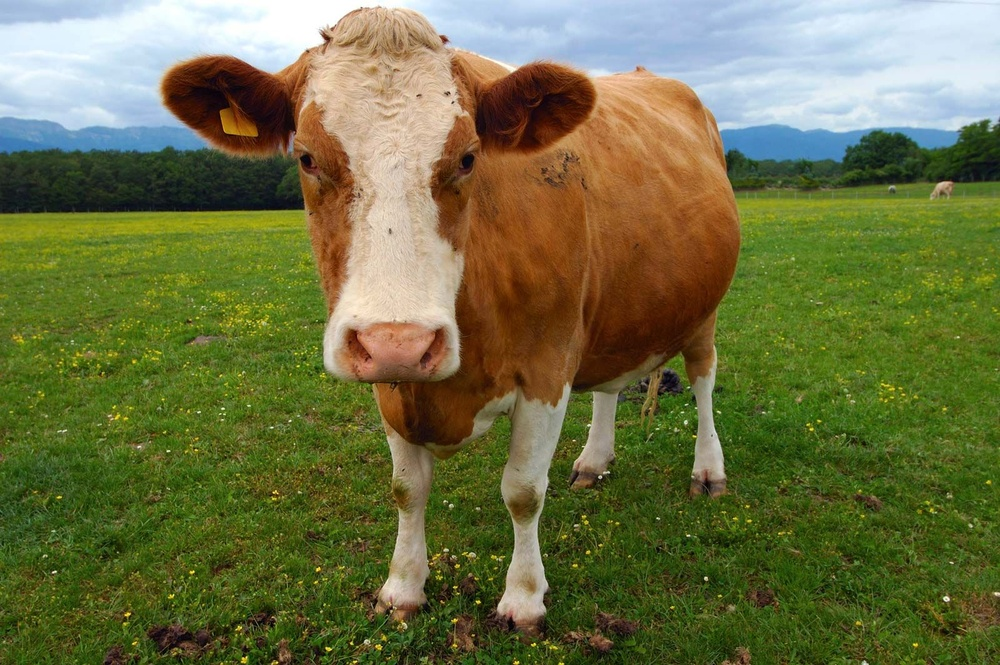
#> input picture lab_3/cow_images/000001.jpg, 1000 x 665 px, shrunk from 1600 x 1064 before the run
$ python main.py cow_images/000001.jpg out.png
#> lines starting #> are read from the running program, lines starting #| are printed output that depends on the picture
### lab_3/image.py
from __future__ import annotations
import os
from typing import Tuple
import cv2
import numpy as np
from numpy.typing import NDArray


def load_image(path: str) -> NDArray[np.uint8]:
    """Загружает изображение и возвращает его в формате RGB.

    Args:
        path (str): Путь к файлу изображения.

    Returns:
        NDArray[np.uint8]: Изображение в формате RGB (H×W×3).
    """
#> called with path = 'cow_images/000001.jpg'
    if not os.path.exists(path):
        raise FileNotFoundError

    img_bgr = cv2.imread(path, cv2.IMREAD_COLOR)
#> img_bgr is the input picture: shape (665, 1000, 3); mean B, G, R 67.5, 112.4, 108.8
    if img_bgr is None:
        raise ValueError

    return cv2.cvtColor(img_bgr, cv2.COLOR_BGR2RGB)
#| Загружено изображение: 1000×665 пикселей


def save_image(image_rgb: NDArray[np.uint8], path: str) -> None:
    """Сохраняет изображение в формате, понятном OpenCV (BGR).

    Args:
        image_rgb (NDArray[np.uint8]): Изображение в формате RGB.
        path (str): Путь, куда сохранить файл (с расширением).
    """
    image_bgr = cv2.cvtColor(image_rgb, cv2.COLOR_RGB2BGR)
    success = cv2.imwrite(path, image_bgr)
    if not success:
        raise OSError

### lab_3/processing.py
from __future__ import annotations
from typing import Literal
import numpy as np
from numpy.typing import NDArray

GradientDirection = Literal["horizontal", "vertical"]

def apply_gradient_lightening(
    image: NDArray[np.uint8],
    direction: GradientDirection = "horizontal",
    intensity: float = 1.0,
) -> NDArray[np.uint8]:
    """Применяет градиентное осветление к изображению.

    Осветление происходит линейно от 0 до 100×intensity единиц яркости
    в выбранном направлении.

    Args:
        image (NDArray[np.uint8]): Исходное изображение в формате RGB (H×W×3).
        direction (GradientDirection): Направление градиента.
            "horizontal" – слева направо,
            "vertical"   – сверху вниз.
        intensity (float): Коэффициент силы эффекта.
            1.0 – стандартное осветление до +100,
            0.0 – без изменений.

    Returns:
        NDArray[np.uint8]: Обработанное изображение (новый массив).
    """
#> called with direction = 'horizontal', intensity = 1
    result = image.astype(np.float32)
    height, width = image.shape[:2]
#> height = 665; width = 1000

    if direction == "horizontal":
        gradient = np.linspace(0, 1, width, dtype=np.float32)
#> gradient = 1000 values from 0 to 1
        gradient = np.tile(gradient, (height, 1))
    else:
        gradient = np.linspace(0, 1, height, dtype=np.float32)
        gradient = np.tile(gradient, (width, 1)).T

    brightening = gradient[:, :, np.newaxis] * 255 * intensity
    result += brightening
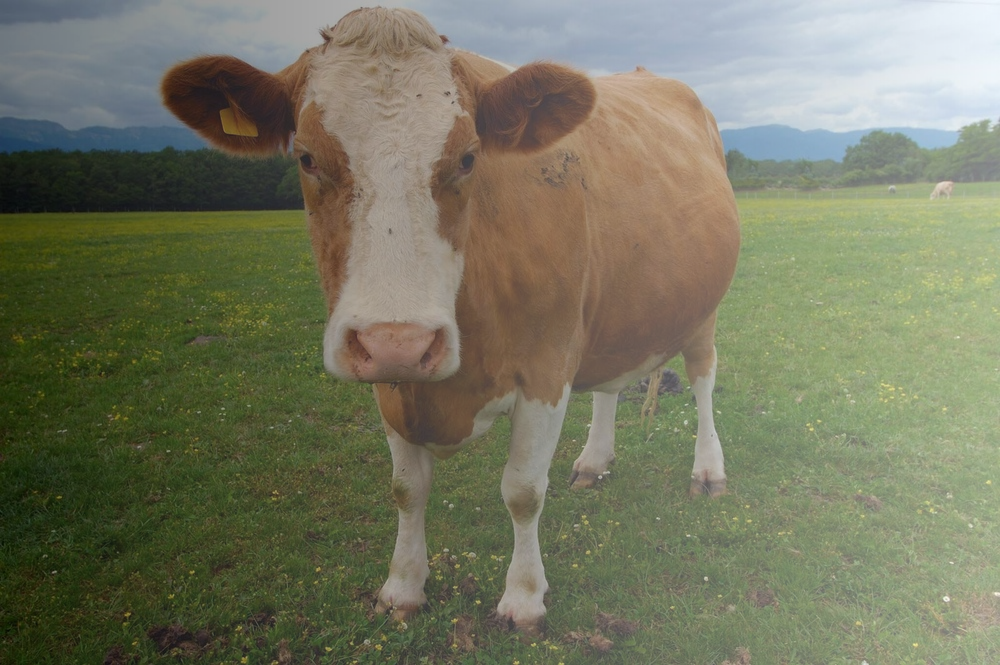
#> result: shape (665, 1000, 3) float32; mean R, G, B 236.3, 239.9, 195; drawn with min black and max white

    return np.clip(result, 0, 255).astype(np.uint8)
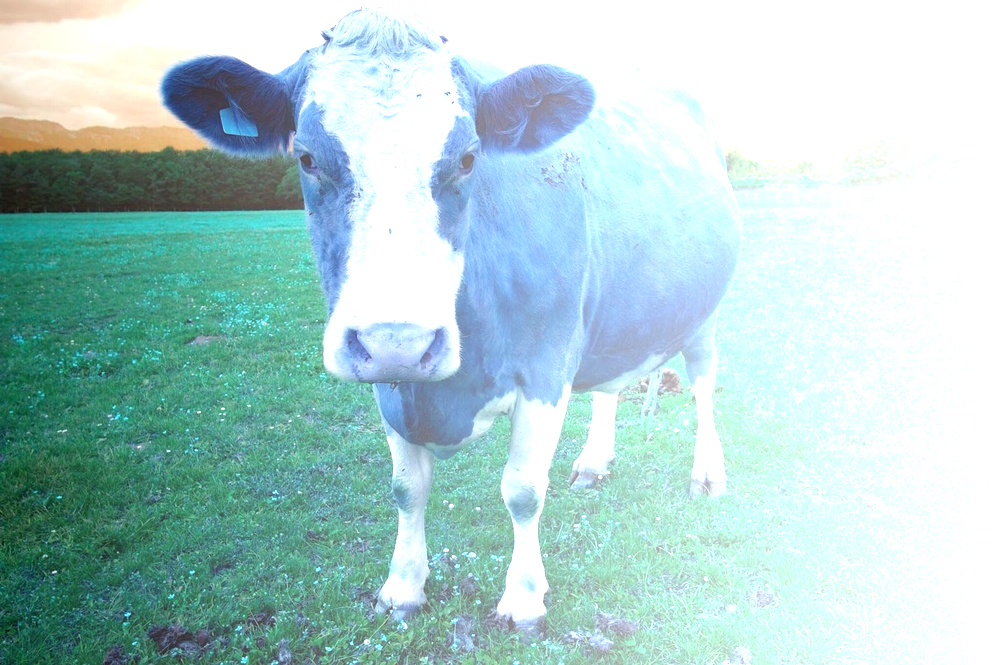
#> returned value: shape (665, 1000, 3); mean of channels 0, 1, 2 206.3, 207.3, 174.5; drawn as B, G, R
#> in save_image, `image_bgr = cv2.cvtColor(image_rgb, cv2.COLOR_RGB2BGR)`:
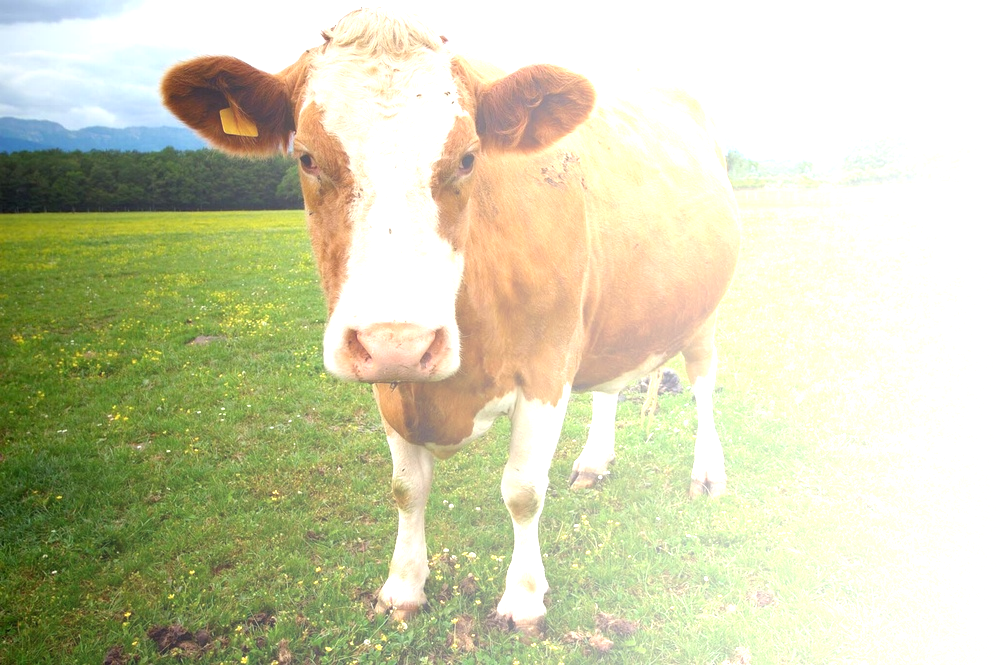
#> image_bgr: shape (665, 1000, 3); mean B, G, R 174.5, 207.3, 206.3

### lab_3/visual.py
from __future__ import annotations
from typing import Any
import matplotlib.pyplot as plt
import numpy as np
from numpy.typing import NDArray

def show_comparison(
    original: NDArray[np.uint8],
    processed: NDArray[np.uint8],
    direction: str,
    intensity: float,
) -> None:
    """Отображает исходное и обработанное изображение рядом.

    Args:
        original (NDArray[np.uint8]): Исходное изображение (RGB).
        processed (NDArray[np.uint8]): Изображение после обработки.
        direction (str): Направление градиента ("horizontal" | "vertical").
        intensity (float): Использованный коэффициент интенсивности.
    """
#> called with direction = 'horizontal', intensity = 1
    plt.figure(figsize=(15, 8))

    plt.subplot(1, 2, 1)
    plt.imshow(original)
    plt.title("Исходное изображение")
    plt.axis("off")

    plt.subplot(1, 2, 2)
    plt.imshow(processed)
    plt.title(
        f"С градиентным осветлением\n({direction}, intensity={intensity:.2f})"
    )
    plt.axis("off")

    plt.tight_layout()
    plt.show()
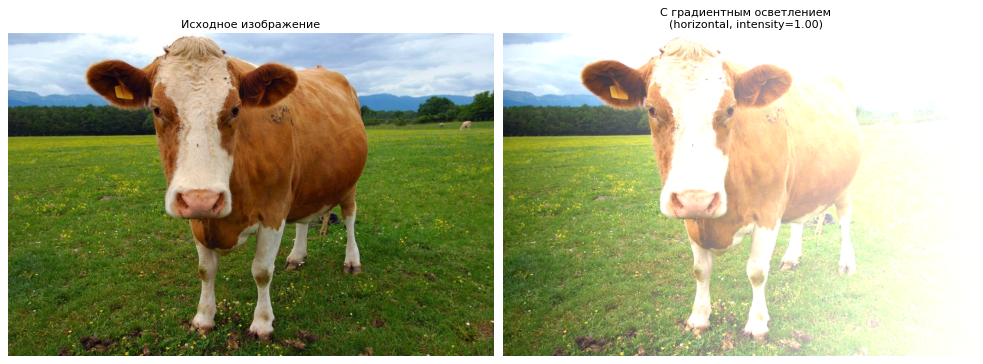
#> figure drawn by matplotlib, 2 panels

### lab_3/main.py
from __future__ import annotations
import argparse
from image import load_image, save_image
from processing import apply_gradient_lightening
from visual import show_comparison

def main() -> None:
    """Основная функция программы."""
    parser = argparse.ArgumentParser()
    parser.add_argument("input", help="Путь к исходному изображению")
    parser.add_argument("output", help="Путь для сохранения результата")
    parser.add_argument(
        "--direction",
        choices=["horizontal", "vertical"],
        default="horizontal",
        help="Направление градиента (по умолчанию: horizontal)",
    )
    parser.add_argument(
        "--intensity",
        type=float,
        default=1.0,
        help="Сила осветления (по умолчанию: 1.0)",
    )

    args = parser.parse_args()

    try:
        original = load_image(args.input)
        print(f"Загружено изображение: {original.shape[1]}×{original.shape[0]} пикселей")

        processed = apply_gradient_lightening(
            original, direction=args.direction, intensity=args.intensity
        )

        save_image(processed, args.output)
        print(f"Результат сохранён: {args.output}")

        show_comparison(original, processed, args.direction, args.intensity)

    except Exception as exc:
        print(f"Ошибка: {exc}")


if __name__ == "__main__":
    main()

$ run again, on lab_3/cow_images/000005.jpg
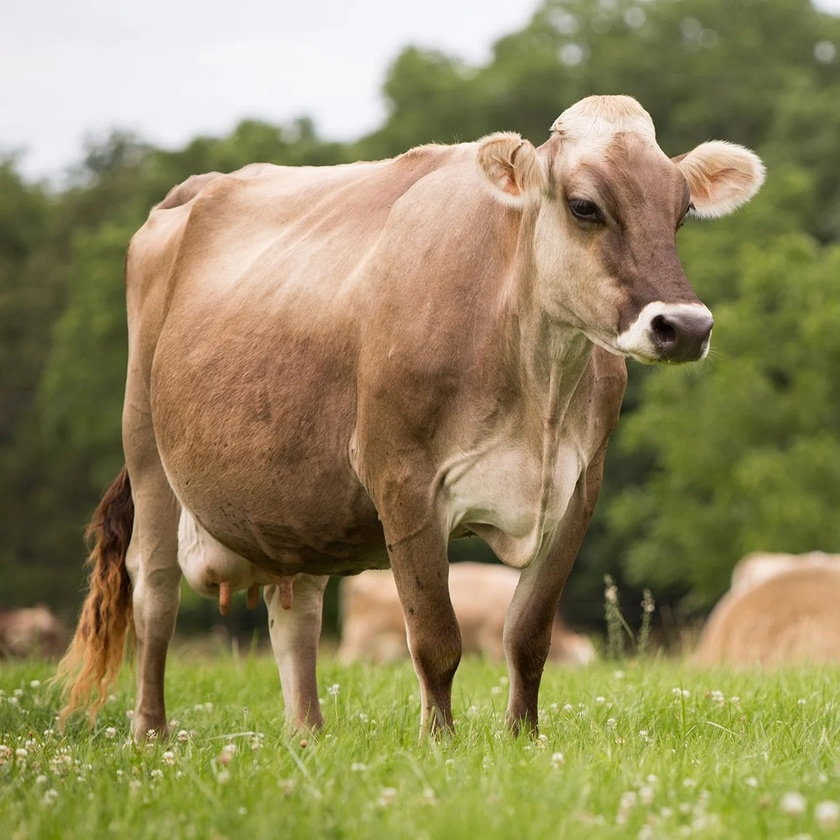
#> input picture lab_3/cow_images/000005.jpg, 840 x 840 px, shrunk from 1250 x 1250 before the run
#> in load_image, img_bgr is the input picture: shape (840, 840, 3); mean B, G, R 95.3, 137.9, 147.8
#| Загружено изображение: 840×840 пикселей
#> in save_image, `image_bgr = cv2.cvtColor(image_rgb, cv2.COLOR_RGB2BGR)`:
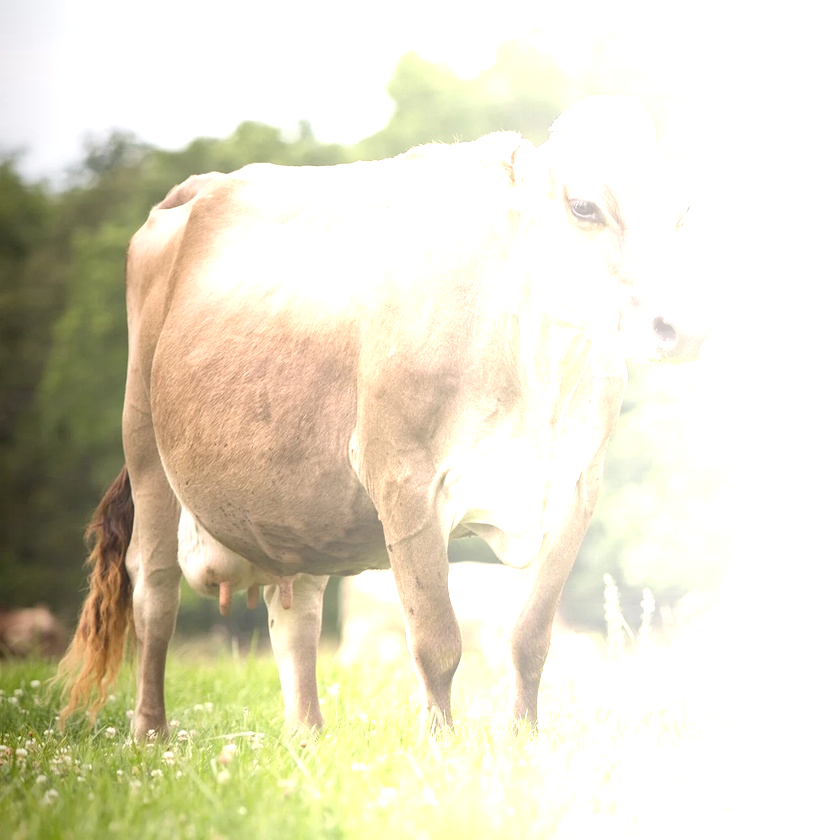
#> image_bgr: shape (840, 840, 3); mean B, G, R 201.4, 222, 226.8
#> in show_comparison, `plt.show()`:
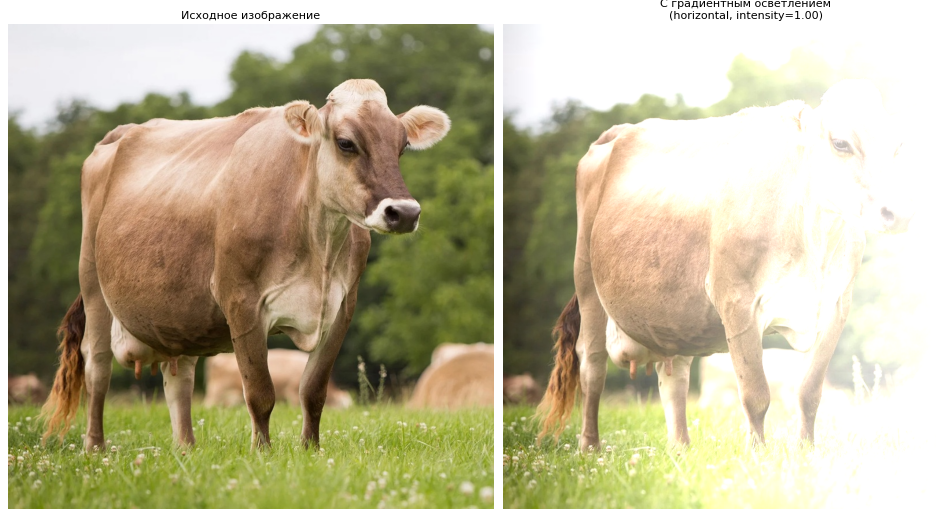
#> figure drawn by matplotlib, 2 panels

$ run again, on lab_3/cow_images/000006.jpg
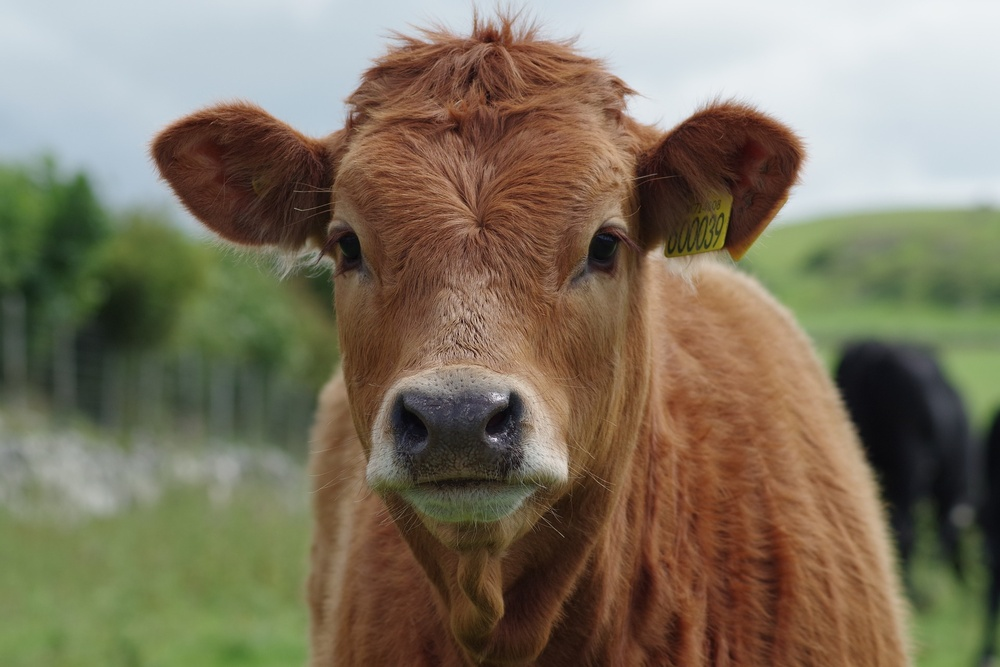
#> input picture lab_3/cow_images/000006.jpg, 1000 x 667 px, shrunk from 1920 x 1280 before the run
#> in load_image, img_bgr is the input picture: shape (667, 1000, 3); mean B, G, R 96, 116.5, 126.4
#| Загружено изображение: 1000×667 пикселей
#> in save_image, `image_bgr = cv2.cvtColor(image_rgb, cv2.COLOR_RGB2BGR)`:
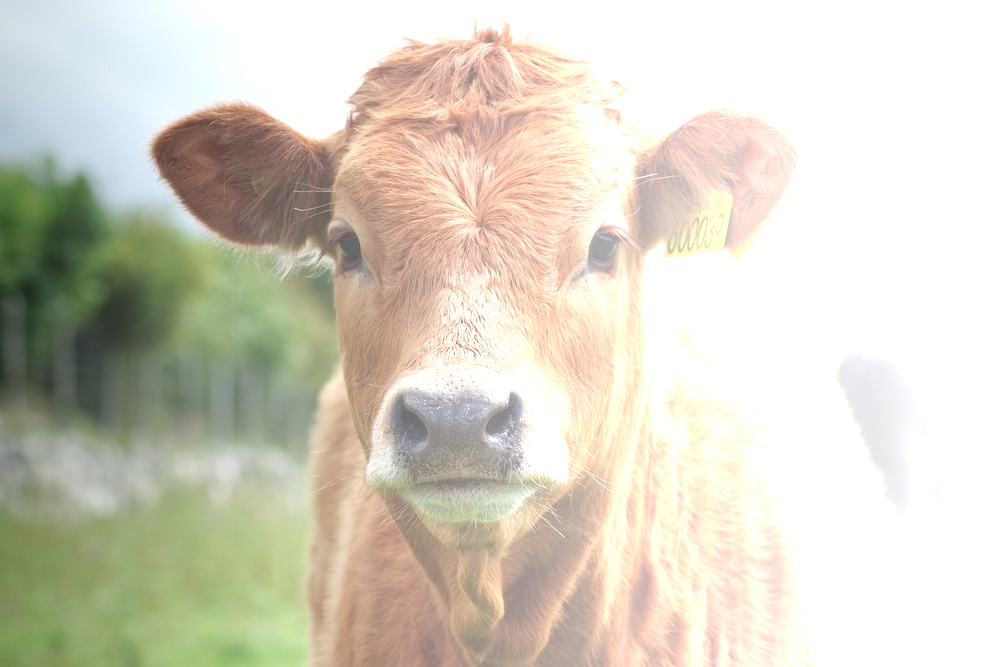
#> image_bgr: shape (667, 1000, 3); mean B, G, R 194.1, 208.9, 213.7
#> in show_comparison, `plt.show()`:
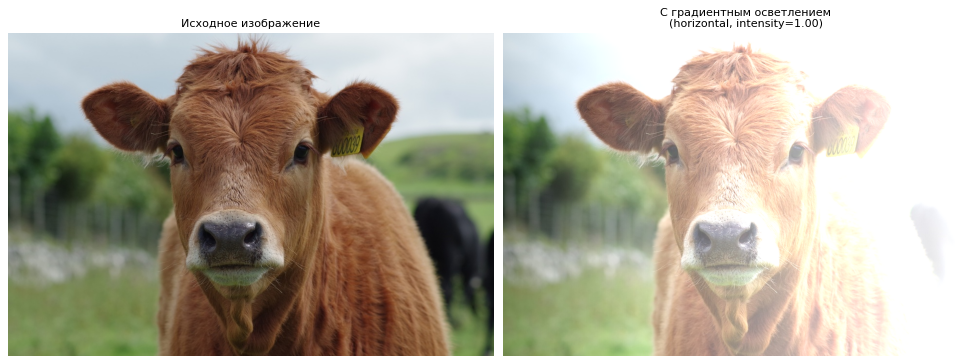
#> figure drawn by matplotlib, 2 panels

$ run again, on lab_3/cow_images/000007.jpg
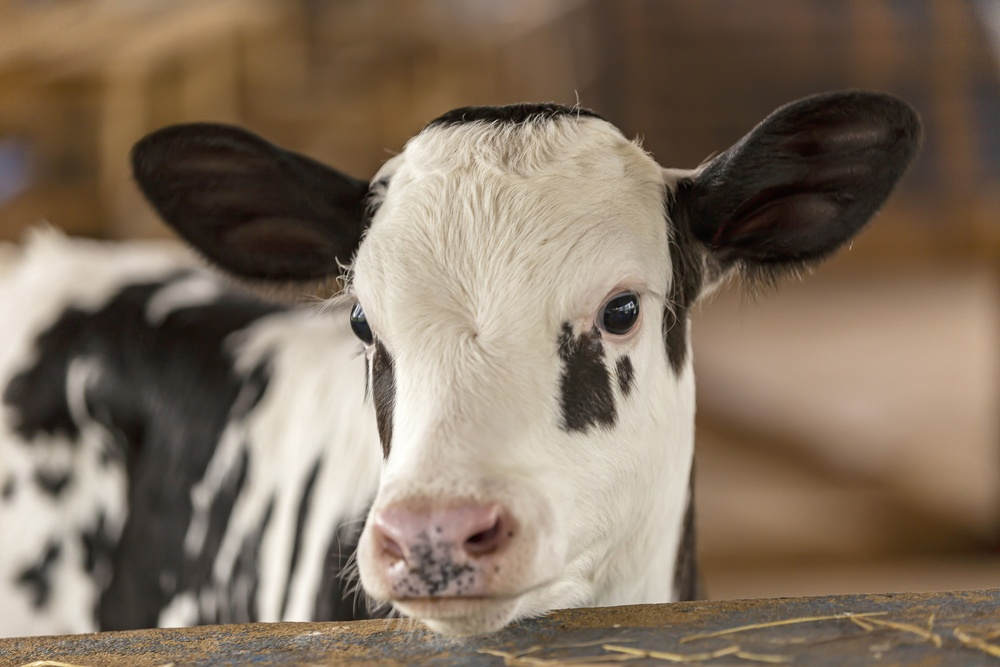
#> input picture lab_3/cow_images/000007.jpg, 1000 x 667 px, shrunk from 2500 x 1667 before the run
#> in load_image, img_bgr is the input picture: shape (667, 1000, 3); mean B, G, R 96.3, 113.5, 129.9
#| Загружено изображение: 1000×667 пикселей
#> in save_image, `image_bgr = cv2.cvtColor(image_rgb, cv2.COLOR_RGB2BGR)`:
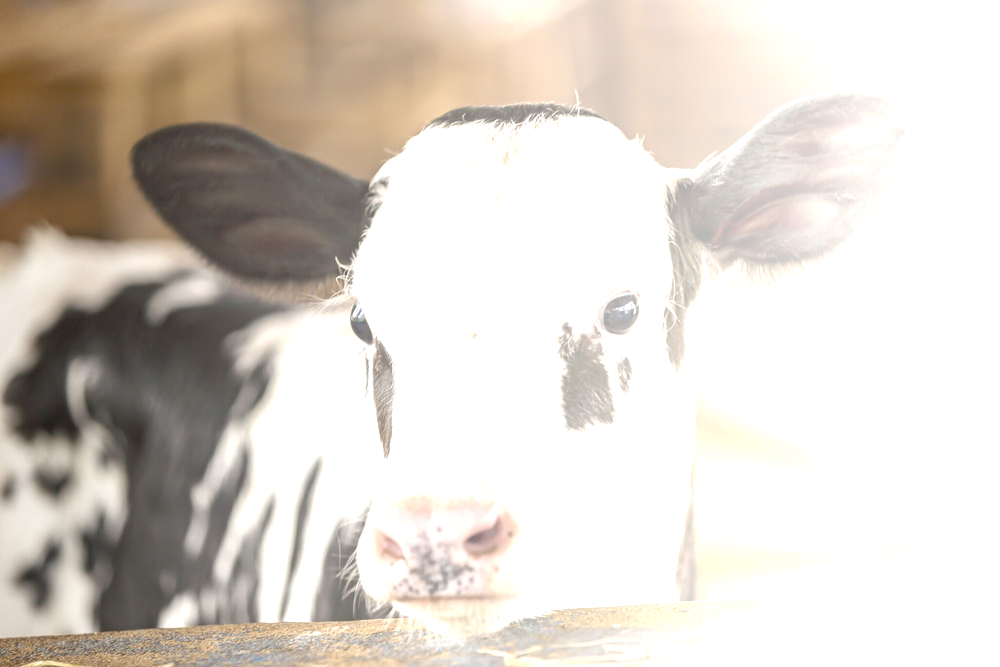
#> image_bgr: shape (667, 1000, 3); mean B, G, R 201.1, 209.4, 216.8
#> in show_comparison, `plt.show()`:
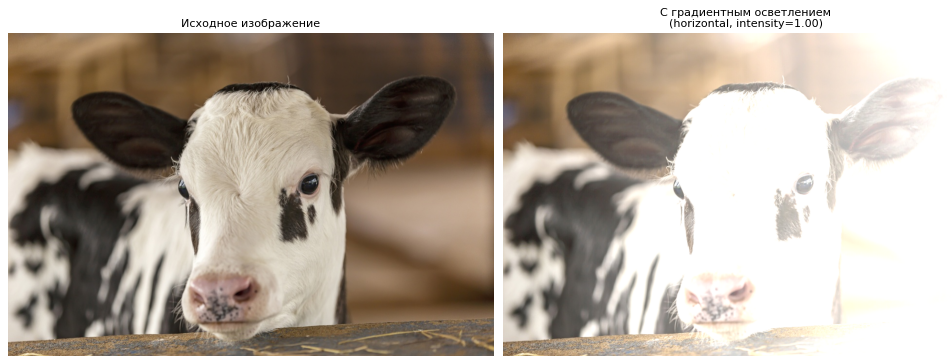
#> figure drawn by matplotlib, 2 panels
